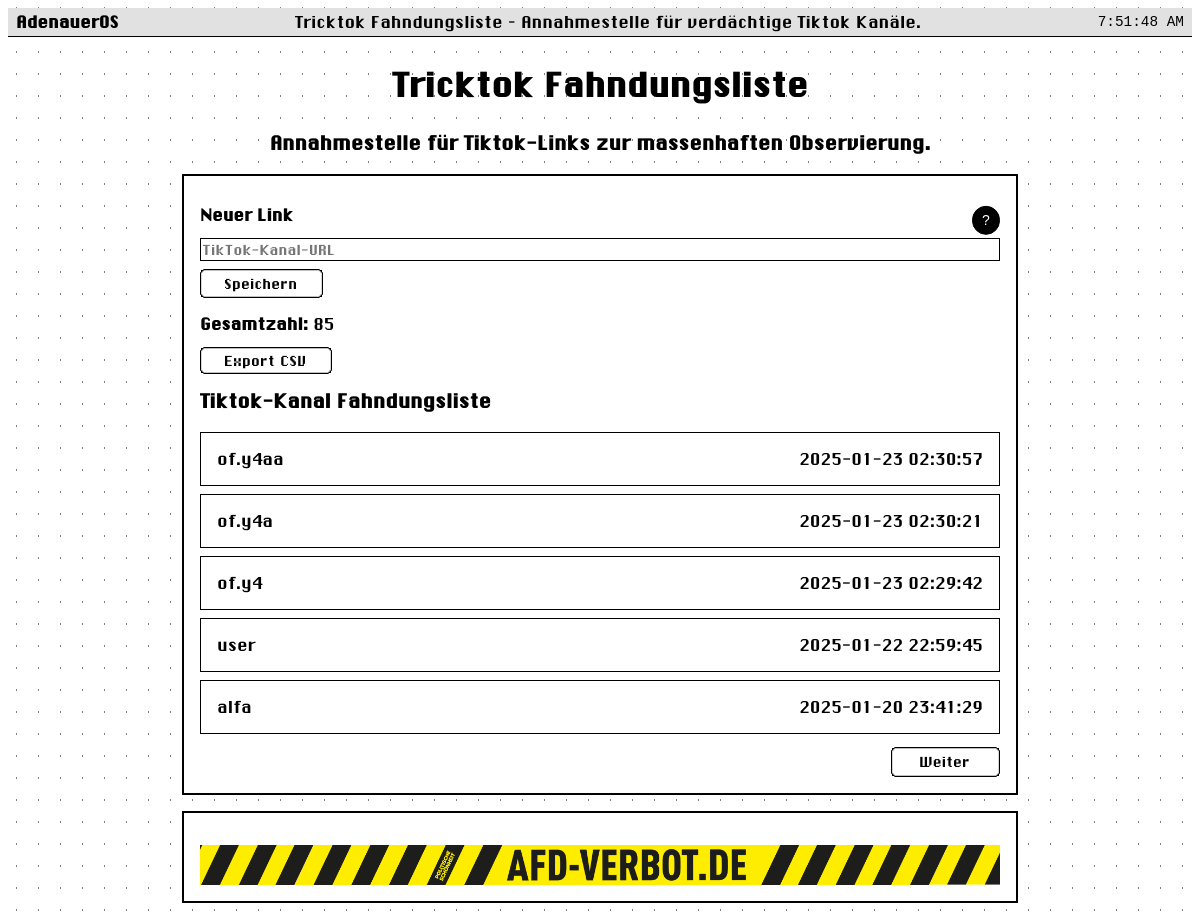
/fahndungsliste, run on an earlier commit of the app's database.
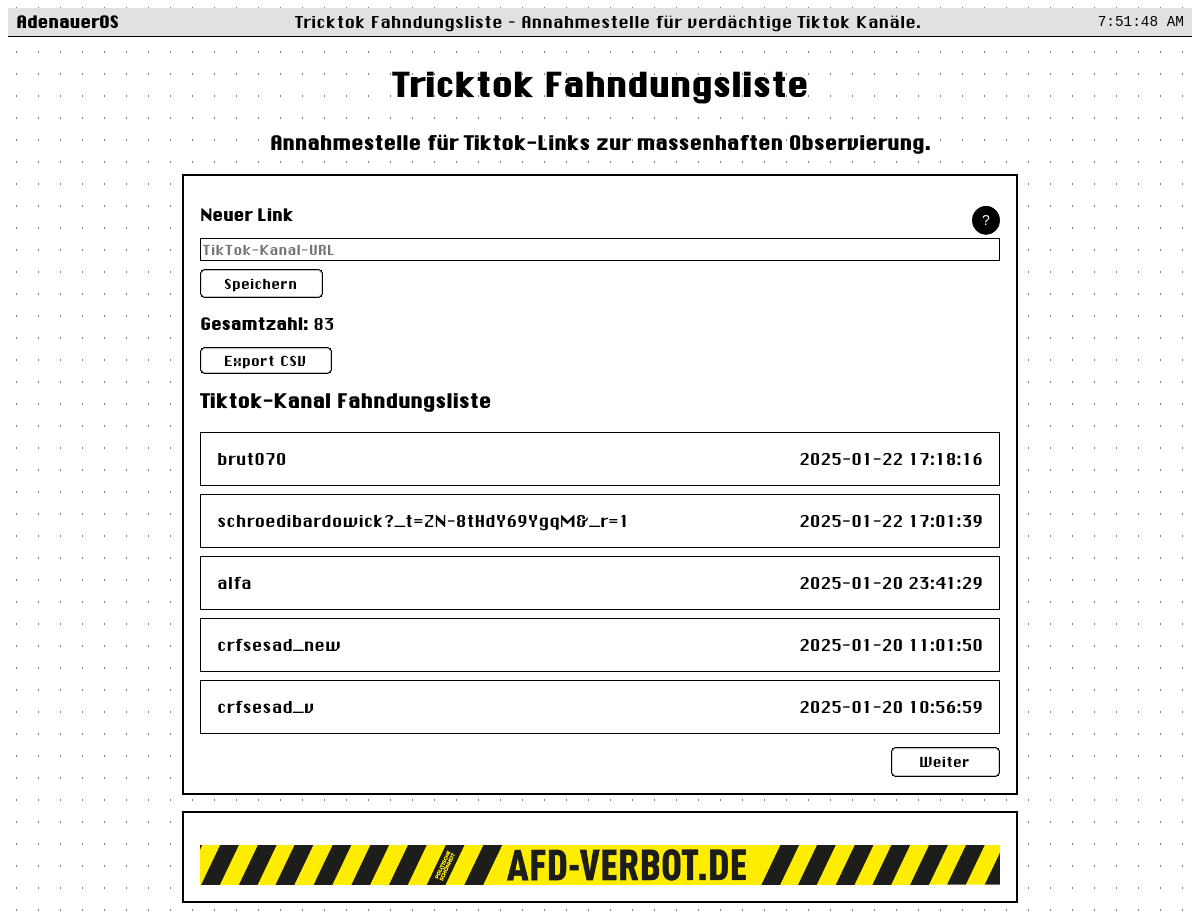
And on a later commit of the database.
### tables this page shows
CREATE TABLE links (
                id INTEGER PRIMARY KEY AUTOINCREMENT,
                kanal TEXT,
                zeitstempel TEXT,
                user_agent TEXT,
                ip_address TEXT
            );

### app.py (the view, shortened to what this page needs)
@app.route("/fahndungsliste", methods=["GET", "POST"])
def fahndungsliste_mobile():
    db = get_db()
    page = int(request.args.get("page", 1))
    per_page = 5
    offset = (page - 1) * per_page
    total_links = db.execute("SELECT COUNT(*) AS cnt FROM links").fetchone()["cnt"]
    rows = db.execute("""
        SELECT kanal, zeitstempel
        FROM links
        ORDER BY id DESC
        LIMIT ? OFFSET ?
    """, (per_page, offset)).fetchall()
    fehlermeldung = None
    return render_template(
        "fahndungsliste-mobile.html",
        fehlermeldung=fehlermeldung,
        total_links=total_links,
        links=rows,
        page=page,
        per_page=per_page
    )

### app.py (called while the page is built)
def get_db():
    db = getattr(g, "_database", None)
    if db is None:
        db = g._database = sqlite3.connect("datenbank.db")
        db.row_factory = sqlite3.Row
        db.execute("""
            CREATE TABLE IF NOT EXISTS links (
                id INTEGER PRIMARY KEY AUTOINCREMENT,
                kanal TEXT,
                zeitstempel TEXT,
                user_agent TEXT,
                ip_address TEXT
            )
        """)
        db.execute("""
            CREATE TABLE IF NOT EXISTS ip_cooldowns (
                ip TEXT PRIMARY KEY,
                last_submit REAL,
                last_export REAL
            )
        """)
        try:
            db.execute("SELECT last_export FROM ip_cooldowns LIMIT 1")
        except sqlite3.OperationalError:
            db.execute("ALTER TABLE ip_cooldowns ADD COLUMN last_export REAL")
    return db

@app.teardown_appcontext
def close_connection(exception):
    db = getattr(g, "_database", None)
    if db is not None:
        db.close()

### templates/fahndungsliste-mobile.html (shortened to what this page needs)
<!DOCTYPE html>
<html lang="de">
<head>
  <link rel="stylesheet" href="{{ url_for('static', filename='system.css') }}">
</head>
<body>
<header>
  <div class="menu-bar">
    <ul>
      <li>
        <a href="https://tricktok.afd-verbot.de" target="_self">AdenauerOS</a>
      </li>
    </ul>
  </div>
  <div class="marquee-container">
    <marquee behavior="scroll" direction="left" scrollamount="5">
      Tricktok Fahndungsliste – Annahmestelle für verdächtige Tiktok Kanäle.
    </marquee>
  </div>
  <div id="systemTime"></div>
</header>
<div class="ascii-art">
<h2> Tricktok Fahndungsliste</h2>
<h3> Annahmestelle für Tiktok-Links zur massenhaften Observierung.</h3>
</div>
<div style="max-width: 800px; margin: 1rem auto; border: 2px solid #000; padding: 1rem; background: #fff;">
  <h2 class="heading">Neuer Link</h2>
  <form method="post" style="margin-bottom: 0.8rem;">
    <div class="field-row" style="position:relative;">
      <input
        type="text"
        name="eingabe_link"
        placeholder="TikTok-Kanal-URL"
      >
      <div class="tooltip-button" id="tooltipBtn">?</div>
    </div>
    <button type="submit" class="btn">
      Speichern
    </button>
  </form>
  <p><strong>Gesamtzahl:</strong> {{ total_links }}</p>
  <p>
    <a href="{{ url_for('export_csv_mobile') }}" class="btn">Export CSV</a>
  </p>
  <h3>Tiktok-Kanal Fahndungsliste</h3>
  <ul class="list-group">
    {% for eintrag in links %}
      <li class="list-group-item">
        {{ eintrag.kanal }}
        <span style="float:right;">{{ eintrag.zeitstempel }}</span>
      </li>
    {% endfor %}
  </ul>
  <div style="display:flex; justify-content: space-between; margin-top: 0.8rem;">
    {% if links|length >= per_page %}
      <a href="{{ url_for('fahndungsliste_mobile', page=page + 1) }}" class="btn">Weiter</a>
    {% else %}
      <span></span>
    {% endif %}
  </div>
</div>
<div style="max-width: 800px; margin: 1rem auto; border: 2px solid #000; padding: 1rem; background: #fff;">
<img src="/static/banderole2.png" alt="Banderole-Bild" class="banner-image">
</div>
</body>
</html>

### static/system.css (style rules this page uses)
body { background: linear-gradient(90deg, #fff 21px, transparent 1%) 50%, linear-gradient(#fff 21px, transparent 1%) 50%, #000; background-attachment: fixed; background-size: 22px 22px; font-family: Inconsolata, Menlo, Chicago, Geneva; font-size: 20px; }
a { color: #000; text-decoration: underline; }
.heading, h1, h2 { font-family: Chicago; }
.heading, h1 { font-size: 1em; }
h2 { font-size: 2em; }
.btn, .btn-default { background: #fff; border-image: url(button.svg) 30 stretch; border-style: solid; border-width: 5.5px; color: #000; cursor: pointer; font-family: Chicago_12; font-size: 18px; min-height: 20px; min-width: 59px; padding: 0 20px; text-align: center; text-decoration: none; }
input, textarea, select { border: 1.5px solid #000; font-family: Chicago_12; font-size: 18px; }
.field-row { display: flex; align-items: center; margin: 0.5rem 0; font-family: Chicago_12; font-size: 1em; }
.field-row > * + * { margin-left: 0.5rem; }
.field-row input[type="text"], .field-row input[type="number"], .field-row input[type="email"] { flex-grow: 1; }
.list-group { list-style: none; padding: 0; margin: 0; }
.list-group-item { padding: 1rem; border: 1px solid #000; margin-bottom: 0.5rem; }

### templates/fahndungsliste-mobile.html (style rules this page uses)
body { font-size: 16px; }
header { position: sticky; top: 0; z-index: 999; background-color: #e1e1e1; display: flex; justify-content: space-between; align-items: center; padding: 4px 8px; border-bottom: 1px solid #000; }
.marquee-container { flex: 0.8; text-align: center; }
.menu-bar ul { list-style: none; padding: 0; margin: 0; }
.menu-bar li { display: inline-block; }
.menu-bar a { text-decoration: none; font-weight: bold; color: #000; }
#systemTime { font-family: "Courier New", monospace; font-size: 0.9rem; color: #000; }
.ascii-art { text-align: center; margin: 1rem 0; }
.tooltip-button { position: absolute; top: -18px; right: 0; transform: translateY(-50%); cursor: pointer; font-size: 14px; padding: 0.2rem; background: #000; color: #fff; border: 1px solid #000; border-radius: 50%; width: 20px; height: 20px; text-align: center; line-height: 18px; font-family: sans-serif; }
.banner-image { width: 100%; height: auto; display: block; margin-top: 1rem; }

What changed in the data, as far as the page shows it:
removed links: kanal "of.y4aa", zeitstempel "2025-01-23 02:30:57"
removed links: kanal "of.y4a", zeitstempel "2025-01-23 02:30:21"
changed links: kanal "of.y4" → "brut070"; zeitstempel "2025-01-23 02:29:42" → "2025-01-22 17:18:16"
changed links: kanal "user" → "schroedibardowick?_t=ZN-8tHdY69YgqM&_r=1"; zeitstempel "2025-01-22 22:59:45" → "2025-01-22 17:01:39"
now on this page (row unchanged): links: kanal "crfsesad_new", zeitstempel "2025-01-20 11:01:50"
now on this page (row unchanged): links: kanal "crfsesad_v", zeitstempel "2025-01-20 10:56:59"
Also different on the page:
{{ total_links }}: "85" → "83"
